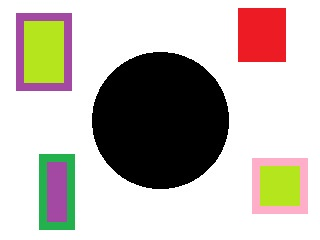
#> input picture ComputerVisionTrainneProgram/T022/Imagens/original.jpg, 320 x 240 px
$ python main.py
#> lines starting #> are read from the running program, lines starting #| are printed output that depends on the picture; after the words box and inside, x2 and y2 are one past the last pixel; in counts of white or black regions, pixels touching at a corner belong together
import cv2 as cv
import numpy as np
from numba import njit

seed = (0,0)

def mouse_click(event, x, y, flags, param):
    if event == cv.EVENT_LBUTTONDOWN:
        global seed
    seed = (y,x)

@njit
def region_growing(img, seed):
    linhas, colunas = img.shape
    xc, yc = seed # semente
    img_seg = np.zeros_like(img) # matriz da região segmentada
    img_seg[xc,yc] = 255 # posiciona a semente na imagem

    # controle de crescimento
    px_atual = 0
    px_anterior = 1

    # loop até o final do crescimento da região
    while px_anterior != px_atual:
        px_anterior = px_atual
        px_atual = 0
        for linha in range(linhas):
            for coluna in range(colunas):
                if img_seg[linha, coluna] == 255:
                    if img[linha-1, coluna-1] < 127:
                        img_seg[linha-1, coluna-1] = 255
                        px_atual += 1
                    if img[linha-1, coluna] < 127:
                        img_seg[linha-1, coluna] = 255
                        px_atual += 1
                    if img[linha-1, coluna+1] < 127:
                        img_seg[linha-1, coluna+1] = 255
                        px_atual += 1
                    if img[linha, coluna-1] < 127:
                        img_seg[linha, coluna-1] = 255
                        px_atual += 1
                    if img[linha, coluna+1] < 127:
                        img_seg[linha, coluna+1] = 255
                        px_atual += 1
                    if img[linha+1, coluna-1] < 127:
                        img_seg[linha+1, coluna-1] = 255
                        px_atual += 1
                    if img[linha+1, coluna] < 127:
                        img_seg[linha+1, coluna] = 255
                        px_atual += 1
                    if img[linha+1, coluna+1] < 127:
                        img_seg[linha+1, coluna+1] = 255
                        px_atual += 1
    return img_seg

def centroide(img):
    xc, yc = 0, 0 #inicializa centróides
    linhas, colunas = img.shape
    cont = 0

    for linha in range(linhas):
        for coluna in range(colunas):
            if img[linha,coluna] == 255:
                xc += linha
                yc += coluna
                cont += 1

    xc = int(xc/cont)
    yc = int(yc/cont)

    return xc, yc

if __name__ == '__main__':

    # ler imagem 320x240
    img = cv.imread('Imagens/original.jpg')
#> img is the input picture: shape (240, 320, 3); mean B, G, R 178.2, 186.4, 193.1

    # transforma para níveis de cinza
    img_grayscale = cv.cvtColor(img, cv.COLOR_BGR2GRAY)
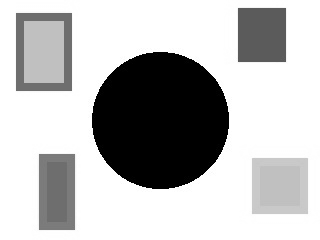
#> img_grayscale: shape (240, 320); min 0, max 255, mean 187.5

    # Abre iamgem para seleção da semente e aguarda tecla para seguir
    cv.imshow('Imagem original', img)
    cv.setMouseCallback('Imagem original', mouse_click)
    cv.waitKey(0)

    # Marca posição da semente na imagem cinza
    img_aux = img_grayscale.copy()
    img_aux[seed] = 255

    # Crescimento de regiões
    img_seg = region_growing(img_grayscale, seed)
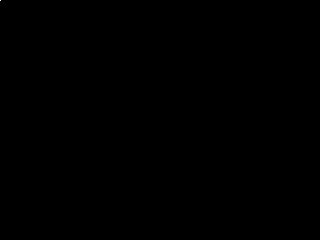
#> img_seg: shape (240, 320); 0% white in thin lines or dots, all inside (x1, y1, x2, y2) = (0, 0, 1, 1)

    # Encontra os centroides
    xc, yc = centroide(img_seg)
#> xc = 0; yc = 0

    # Prepara imagem RGB para visualização das marcações
    linhas, colunas = img_seg.shape
#> linhas = 240; colunas = 320
    img_edit = np.zeros([linhas, colunas, 3], np.uint8)
    img_edit[np.where(img_seg == 255)] = [255,0,0] # pinta de azul a região seguimentada
    cv.circle(img_edit, (yc,xc), 5, (0,255,0), -1) # circula centróide

    # mostra imagem original e resuldados
    cv.imshow('Imagem em tons de cinza', img_grayscale)
    cv.imshow('Imagem com semente posicionada', img_aux)
    cv.imshow('Imagem Segmentada', img_seg)
    cv.imshow('Imagem Segmentada editada', img_edit)
    cv.waitKey(0)
